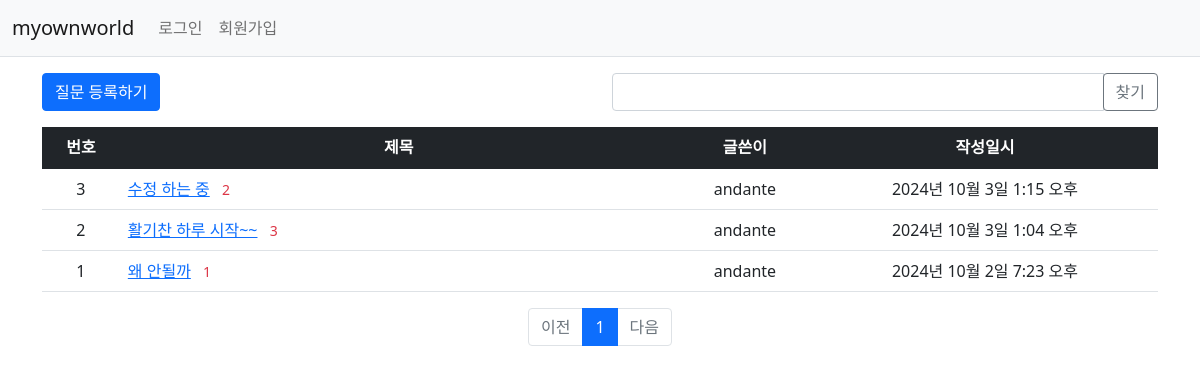
Page /myownworld/ on the earlier database version.
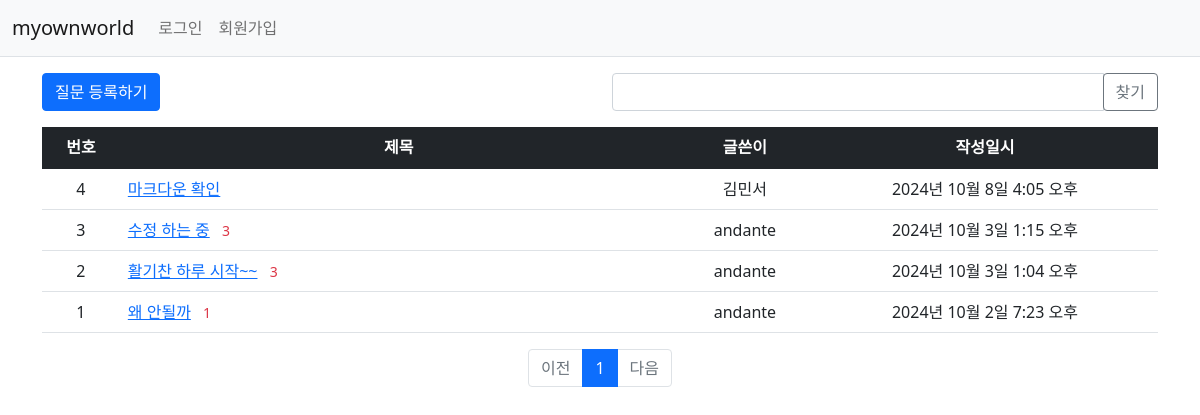
Same page on the later database version.
### myownworld/models.py (models this page shows, shortened)
class Question(models.Model):
    author = models.ForeignKey(User, on_delete=models.CASCADE, related_name='author_question')
    subject = models.CharField(max_length=200)
    content = models.TextField()
    create_date = models.DateTimeField()
    modify_date = models.DateTimeField(null=True, blank=True)
    voter = models.ManyToManyField(User, related_name='voter_question') # 추천인 추가

### myownworld/views/base_views.py (the view, shortened to what this page needs)
# urls.py: path('', base_views.index, name='index'), # '/'에 해당되는 path
def index(request):
    page = request.GET.get('page', '1')  # 페이지
    kw = request.GET.get('kw', '') # 검색어
    question_list = Question.objects.order_by('-create_date')
    paginator = Paginator(question_list, 10)  # 페이지당 10개씩 보여주기
    page_obj = paginator.get_page(page)
    context = {'question_list': page_obj, 'page': page, 'kw': kw}  # question_list는 페이징 객체(page_obj)
    return render(request, 'myownworld/question_list.html', context)

### myownworld/templatetags/myownworld_filter.py (called while the page is built)
@register.filter
def sub(value, org):
    return value - org

### templates/myownworld/question_list.html (shortened to what this page needs)
{% extends 'base.html' %}
{% load myownworld_filter %}
{% block content %}
<div class="container my-3">
    <div class="row my-3">
        <div class="col-6">
            <a href="{% url 'myownworld:question_create' %}" class="btn btn-primary">질문 등록하기</a>
        </div>
        <div class="col-6">
            <div class="input-group">
                <input type="text" id="search_kw" class="form-control" value="{{ kw|default_if_none:'' }}">
                <div class="input-group-append">
                    <button class="btn btn-outline-secondary" type="button" id="btn_search">찾기</button>
                </div>
            </div>
        </div>
    </div>
    <table class="table">
        <thead>
        <tr class="text-center table-dark">
            <th>번호</th>
            <th style="width:50%">제목</th>
            <th>글쓴이</th>
            <th>작성일시</th>
        </tr>
        </thead>
        <tbody>
        {% if question_list %}
        {% for question in question_list %}
        <tr class="text-center">
            <td>
                {{ question_list.paginator.count|sub:question_list.start_index|sub:forloop.counter0|add:1 }}
            </td>
            <td class="text-start">
                <a href="{% url 'myownworld:detail' question.id %}">{{ question.subject }}</a>
                {% if question.answer_set.count > 0 %}
                <span class="text-danger small mx-2">{{ question.answer_set.count }}</span>
                {% endif %}
            </td>
            <td> {{ question.author.username }}</td>
            <td>{{ question.create_date }}</td>
        </tr>
        {% endfor %}
        {% else %}
        <tr>
            <td colspan="4">질문이 없습니다.</td>
        </tr>
        {% endif %}
        </tbody>
    </table>
    <ul class="pagination justify-content-center">
        {% if question_list.has_previous %}
        <li class="page-item">
            <a class="page-link" data-page="{{ question_list.previous_page_number }}"
               href="javascript:void(0)">이전</a>
        </li>
        {% else %}
        <li class="page-item disabled">
            <a class="page-link" tabindex="-1" aria-disabled="true" href="#">이전</a>
        </li>
        {% endif %}
        {% for page_number in question_list.paginator.page_range %}
        {% if page_number >= question_list.number|add:-5 and page_number <= question_list.number|add:5 %}
        {% if page_number == question_list.number %}
        <li class="page-item active" aria-current="page">
            <a class="page-link" data-page="{{ page_number }}"
               href="javascript:void(0)">{{ page_number }}</a>
        </li>
        {% else %}
        <li class="page-item">
            <a class="page-link" data-page="{{ question_list.next_page_number }}"
               href="javascript:void(0)">다음</a>
        </li>
        {% endif %}
        {% endif %}
        {% endfor %}
        {% if question_list.has_next %}
        <li class="page-item">
            <a class="page-link" href="?page={{ question_list.next_page_number }}">다음</a>
        </li>
        {% else %}
        <li class="page-item disabled">
            <a class="page-link" tabindex="-1" aria-disabled="true" href="#">다음</a>
        </li>
        {% endif %}
    </ul>
</div>
{% endblock %}

Differences in the rows shown:
added Question: paginator.count|sub "4", subject "마크다운 확인", author.username "김민서", create_date "2024년 10월 8일 4:05 오후"
computed for Question "수정 하는 중": answer_set.count "2" → "3"
